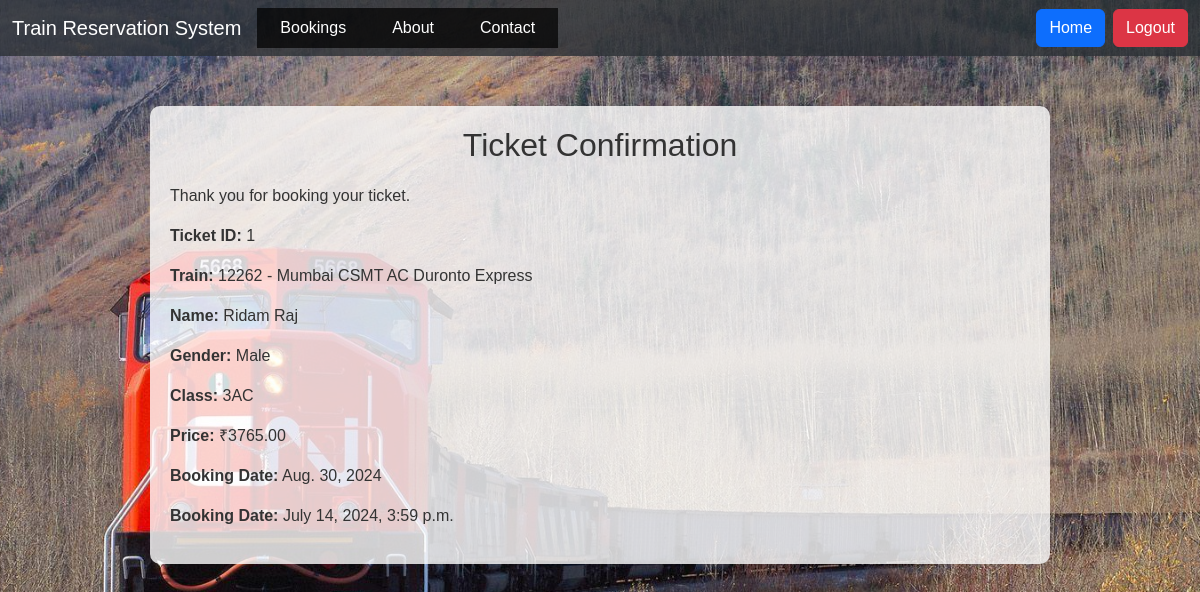
Screenshot of /reservation/ticket/1/ (signed in) with the database file from the repository.
### reservation/models.py (models this page shows, shortened)
class Ticket(models.Model):
    user = models.ForeignKey(settings.AUTH_USER_MODEL, on_delete=models.CASCADE)
    train = models.ForeignKey(Train, on_delete=models.CASCADE)
    first_name = models.CharField(max_length=100)
    last_name = models.CharField(max_length=100)
    gender = models.CharField(max_length=10)
    travel_class = models.CharField(max_length=10)
    price = models.DecimalField(max_digits=6, decimal_places=2)
    journey_date = models.DateField(null=False)
    booking_date = models.DateTimeField(auto_now_add=True)

class Train(models.Model):
    name = models.CharField(max_length=100)
    start = models.CharField(max_length=100)
    end = models.CharField(max_length=100)
    departure_time = models.TimeField()
    arrival_time = models.TimeField()
    price_sleeper = models.DecimalField(max_digits=6, decimal_places=2)
    price_3ac = models.DecimalField(max_digits=6, decimal_places=2)
    price_2ac = models.DecimalField(max_digits=6, decimal_places=2)
    price_1ac = models.DecimalField(max_digits=6, decimal_places=2)

### reservation/views.py (the view)
# urls.py: path('ticket/<int:ticket_id>/', views.ticket, name='ticket'),
def ticket(request, ticket_id):
    ticket = Ticket.objects.get(id=ticket_id)
    return render(request, 'ticket.html', {'ticket': ticket})

### reservation/templates/ticket.html
{% extends 'base.html' %}
{% block content %}
<h2>Ticket Confirmation</h2>
<p>Thank you for booking your ticket.</p>
<p><strong>Ticket ID:</strong> {{ ticket.id }}</p>
<p><strong>Train:</strong> {{ ticket.train.name }}</p>
<p><strong>Name:</strong> {{ ticket.first_name }} {{ ticket.last_name }}</p>
<p><strong>Gender:</strong> {{ ticket.gender }}</p>
<p><strong>Class:</strong> {{ ticket.travel_class }}</p>
<p><strong>Price:</strong> ₹{{ ticket.price }}</p>
<p><strong>Booking Date:</strong> {{ ticket.journey_date }}</p>
<p><strong>Booking Date:</strong> {{ ticket.booking_date }}</p>
{% endblock %}

### reservation/static/css/styles.css (style rules this page uses)
body { font-family: Arial, sans-serif; background: url('../images/bg.jpg') no-repeat center center fixed; background-size: cover; color: #333; }
h1, h2 { text-align: center; margin-bottom: 20px; }

### rows the page displays
Ticket: id "1", train.name "12262 - Mumbai CSMT AC Duronto Express", first_name "Ridam", last_name "Raj", gender "Male", travel_class "3AC", price "3765.00", journey_date "Aug. 30, 2024", booking_date "July 14, 2024, 3:59 p.m."
